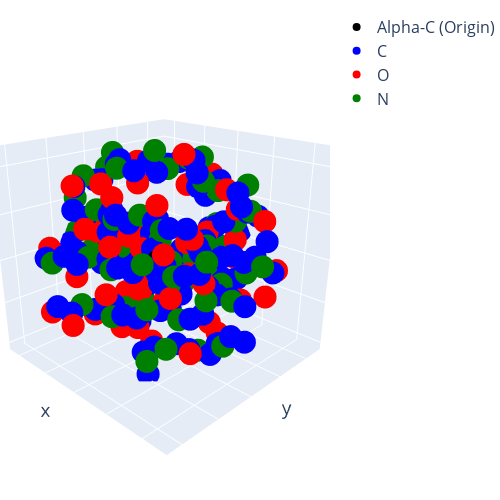

Write notebook code for a chart like this one.
### Code cell
plot_neighborhood(downsample(n, 0))
